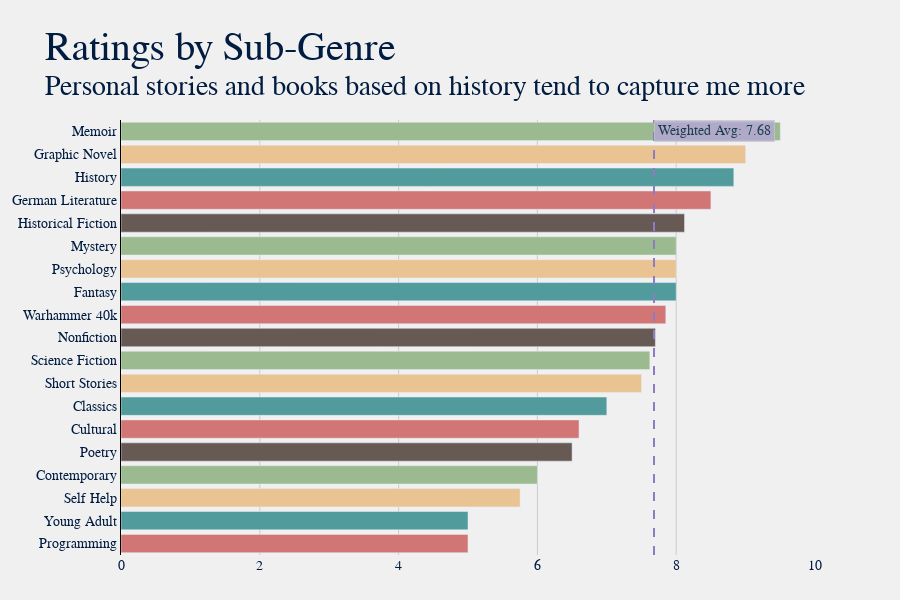

Notebook cell for this chart:
### Code cell
dfs = df.groupby('Sub-Genre')['Rating'].mean().reset_index().round(2)
dfs['Total'] = df.groupby('Sub-Genre')['Title'].count().reset_index(drop=True)
dfs = dfs.sort_values('Rating', ascending=True).reset_index(drop=True)

title = "Ratings by Sub-Genre"
sub = f"Personal stories and books based on history tend to capture me more"
plot.gen_hbar_graph(dfs, 'Sub-Genre', title, sub, avg=True, w_avg='Rating')

### Figure 1 — Plotly figure (JSON) as saved in the notebook; plotly's stock layout.template omitted (floating-point values rounded to 4 significant figures)
{"data": [{"customdata": [["1", "Rating"], ["1", "Rating"], ["6", "Rating"], ["2", "Rating"], ["1", "Rating"], ["5", "Rating"], ["9", "Rating"], ["1", "Rating"], ["4", "Rating"], ["10", "Rating"], ["80", "Rating"], ["6", "Rating"], ["1", "Rating"], ["1", "Rating"], ["13", "Rating"], ["2", "Rating"], ["3", "Rating"], ["2", "Rating"], ["2", "Rating"]], "hovertemplate": "<b>%{y} Books</b>: %{customdata[0]}<br><b>Avg. %{customdata[1]}</b>: %{x}", "marker": {"color": ["#d27575", "#529b9c", "#eac392", "#9cba8f", "#675a55", "#d27575", "#529b9c", "#eac392", "#9cba8f", "#675a55", "#d27575", "#529b9c", "#eac392", "#9cba8f", "#675a55", "#d27575", "#529b9c", "#eac392", "#9cba8f", "#675a55", "#d27575", "#529b9c", "#eac392", "#9cba8f", "#675a55", "#d27575", "#529b9c", "#eac392", "#9cba8f", "#675a55", "#d27575", "#529b9c", "#eac392", "#9cba8f", "#675a55", "#d27575", "#529b9c", "#eac392", "#9cba8f", "#675a55", "#d27575", "#529b9c", "#eac392", "#9cba8f", "#675a55", "#d27575", "#529b9c", "#eac392", "#9cba8f", "#675a55", "#d27575", "#529b9c", "#eac392", "#9cba8f", "#675a55", "#d27575", "#529b9c", "#eac392", "#9cba8f", "#675a55", "#d27575", "#529b9c", "#eac392", "#9cba8f", "#675a55", "#d27575", "#529b9c", "#eac392", "#9cba8f", "#675a55", "#d27575", "#529b9c", "#eac392", "#9cba8f", "#675a55", "#d27575", "#529b9c", "#eac392", "#9cba8f", "#675a55", "#d27575", "#529b9c", "#eac392", "#9cba8f", "#675a55", "#d27575", "#529b9c", "#eac392", "#9cba8f", "#675a55", "#d27575", "#529b9c", "#eac392", "#9cba8f", "#675a55"]}, "name": "", "orientation": "h", "type": "bar", "x": [5, 5, 5.75, 6, 6.5, 6.6, 7, 7.5, 7.62, 7.7, 7.85, 8, 8, 8, 8.12, 8.5, 8.83, 9, 9.5], "y": ["Programming", "Young Adult", "Self Help", "Contemporary", "Poetry", "Cultural", "Classics", "Short Stories", "Science Fiction", "Nonfiction", "Warhammer 40k", "Fantasy", "Psychology", "Mystery", "Historical Fiction", "German Literature", "History", "Graphic Novel", "Memoir"]}], "layout": {"annotations": [{"bgcolor": "#b4a7d6", "bordercolor": "#c7c7c7", "borderpad": 3, "borderwidth": 1, "opacity": 0.8, "showarrow": false, "text": "Weighted Avg: 7.68", "x": 7.68, "xanchor": "left", "xref": "x", "y": 1, "yanchor": "top", "yref": "y domain"}], "barmode": "group", "font": {"color": "#001c40", "family": "Baskerville", "size": 14}, "height": 600, "hoverlabel": {"font": {"size": 16}}, "margin": {"b": 45, "l": 85, "r": 85, "t": 120}, "paper_bgcolor": "#f0f0f0", "plot_bgcolor": "#f0f0f0", "shapes": [{"line": {"color": "#8e7cc3", "dash": "dash", "width": 2}, "type": "line", "x0": 7.68, "x1": 7.68, "xref": "x", "y0": 0, "y1": 1, "yref": "y domain"}], "showlegend": false, "title": {"font": {"color": "#001c40", "family": "Baskerville, Bold", "size": 40}, "text": "Ratings by Sub-Genre<br><sup>Personal stories and books based on history tend to capture me more"}, "xaxis": {"gridcolor": "#cbcbcb", "linecolor": "black", "showgrid": true, "showline": false, "title": {}, "zerolinewidth": 1}, "yaxis": {"gridcolor": "#cbcbcb", "linecolor": "black", "showgrid": false, "showline": true, "showticklabels": true, "title": {}, "zerolinewidth": 1}, "yaxis2": {"gridcolor": "#cbcbcb", "linecolor": "black", "showgrid": false, "showline": true, "showticklabels": true, "zerolinewidth": 1}}}
